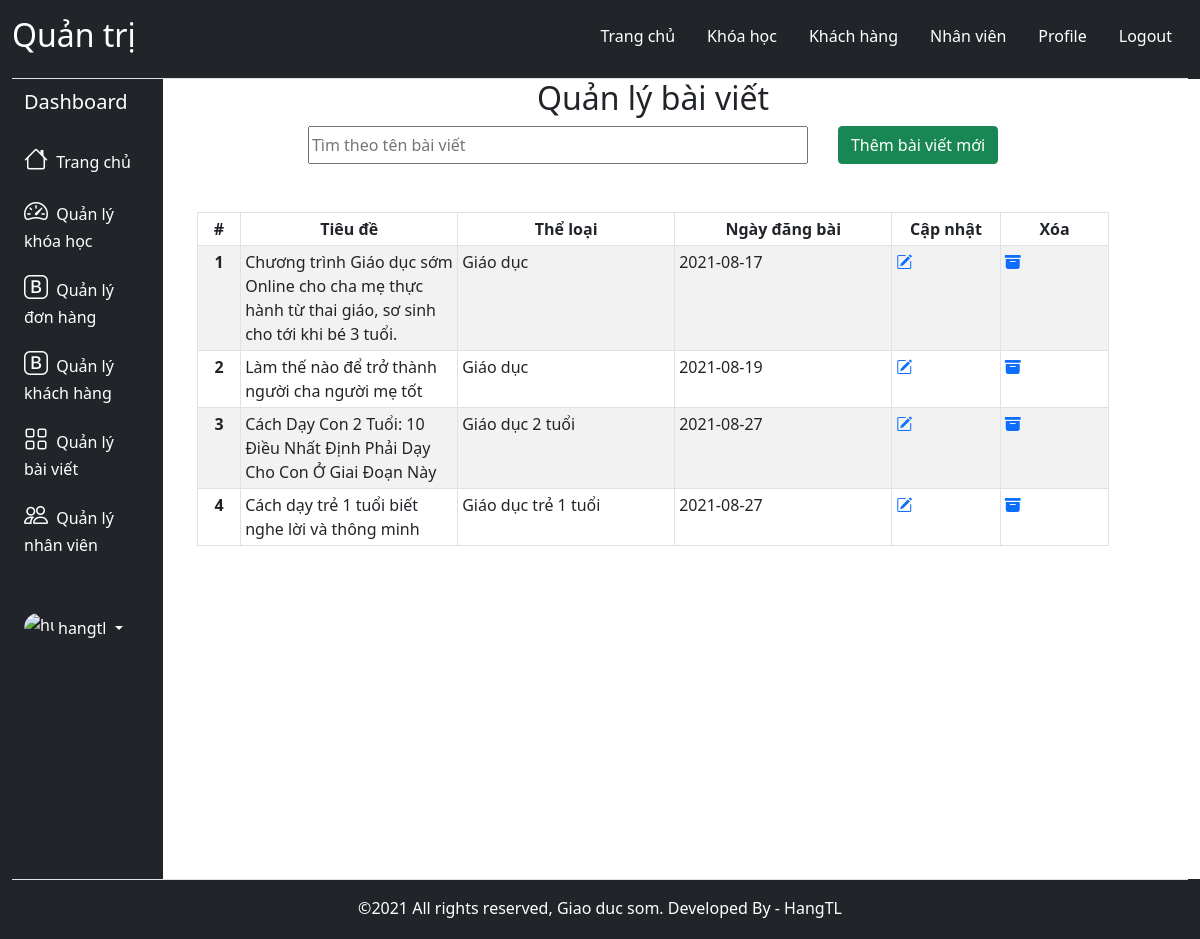
Page /admin/postManagement.php (signed in) on the committed database.
### tables this page shows
CREATE TABLE `tbl_post` (
  `id_post` int(10) UNSIGNED NOT NULL,
  `title` varchar(255) NOT NULL,
  `type` varchar(255) NOT NULL,
  `date_post` date NOT NULL DEFAULT current_timestamp(),
  `image_post` varchar(255) NOT NULL,
  `content` text NOT NULL
);

### admin/postManagement.php (the view, shortened to what this page needs)
<?php
    include('connection.php');
    include("templates/header.php");
?>
    <div id="main-main" class="">
            <h2 class="d-flex justify-content-center">Quản lý bài viết</h2>
            <div style="">
                <ul class="nav d-flex justify-content-center">
                    <li class="nav-item">
                        <input style="height: 38px; width: 500px;" class="" type="text" id="myInput" onkeyup="myFunction()" placeholder="Tìm theo tên bài viết" title="Type in a name">
                    </li>
                    <li>
                        <a href="addPost.php" class="btn btn-success" style = "margin-left: 30px;">Thêm bài viết mới</a>
                    </li>
                </ul>
                <div class="row main-content" style="margin-left: 1%; margin-right: 1%;">
                    <div class=" bg-white">
                        <div id=" list-content">
                            <table class="table table-striped table-sm table-bordered" style="" align="center" id="myTable">
                                <thead>
                                    <tr>
                                        <th scope="col"style="overflow: hidden; text-align: center; width: 40px;">#</th>
                                        <th scope="col"style="overflow: hidden; text-align: center; width: 200px;">Tiêu đề</th>
                                        <th scope="col"style="overflow: hidden; text-align: center; width: 200px;">Thể loại</th>
                                        <th scope="col"style="overflow: hidden; text-align: center; width: 200px;">Ngày đăng bài</th>
                                        <th scope="col"style="overflow: hidden; text-align: center; width: 100px;">Cập nhật</th>
                                        <th scope="col"style="overflow: hidden; text-align: center; width: 100px;">Xóa</th>
                                    </tr>
                                </thead>
                                <tbody>
                                    <?php
                                        $sql = "SELECT * FROM tbl_post";
                                        $result = mysqli_query($conn,$sql);
                                        if(mysqli_num_rows($result)>0){
                                            $i=1;
                                            while($row = mysqli_fetch_assoc($result)){
                                    ?>
                                    <tr>
                                        <th scope="row" style="overflow: hidden; text-align: center;"><?php echo $i; ?></th>
                                        <td> <?php echo $row['title']; ?> </td>
                                        <td > <?php echo $row['type']; ?></td>
                                        <td> <?php echo $row['date_post']; ?></td>
                                        <td><a href="editPost.php?myid=<?php echo $row['id_post']; ?>"><i class="bi bi-pencil-square"></i></a></td>
                                        <td><a href="deletePost.php?myid=<?php echo $row['id_post']; ?>"><i class="bi bi-archive-fill"></i></a></td>
                                    <?php
                                        $i++;
                                        }
                                    }
                                    ?>
                                </tr>
                            </tbody><br><br>
                        </table>
                    </div>
                </main>
            </div>
<?php
    include("templates/footer.php");
?>

### admin/css/style.css (style rules this page uses)
#main-main { margin: 0; }
.main-content { flex-wrap: nowrap; }

### rows in the picture
tbl_post: title "Chương trình Giáo dục sớm Online cho cha mẹ thực hành từ thai giáo, sơ sinh cho tới khi bé 3 tuổi.", type "Giáo dục", date_post "2021-08-17"
tbl_post: title "Làm thế nào để trở thành người cha người mẹ tốt", type "Giáo dục", date_post "2021-08-19"
tbl_post: title "Cách Dạy Con 2 Tuổi: 10 Điều Nhất Định Phải Dạy Cho Con Ở Giai Đoạn Này", type "Giáo dục 2 tuổi", date_post "2021-08-27"
tbl_post: title "Cách dạy trẻ 1 tuổi biết nghe lời và thông minh", type "Giáo dục trẻ 1 tuổi", date_post "2021-08-27"

### other values in the picture
$_SESSION['name'] "hangtl"
